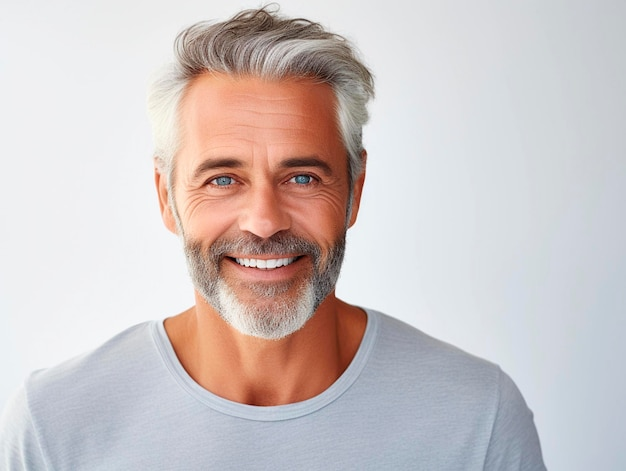
#> input picture image/1.jpg, 626 x 471 px
$ python ecrire_img.py
#> lines starting #> are read from the running program, lines starting #| are printed output that depends on the picture
from PIL import Image, ImageFont, ImageDraw
img = Image.open("image/1.jpg")
#> img is the input picture: PIL image 626x471 RGB; mean R, G, B 206.3, 197.3, 196.9

ft=ImageFont.truetype("arial.ttf",150)
text= "bonjour"
img_draw = ImageDraw.Draw(img)
img_draw.text((300,300),text,font=ft,fill=(255, 255, 255, 255))
img.show()
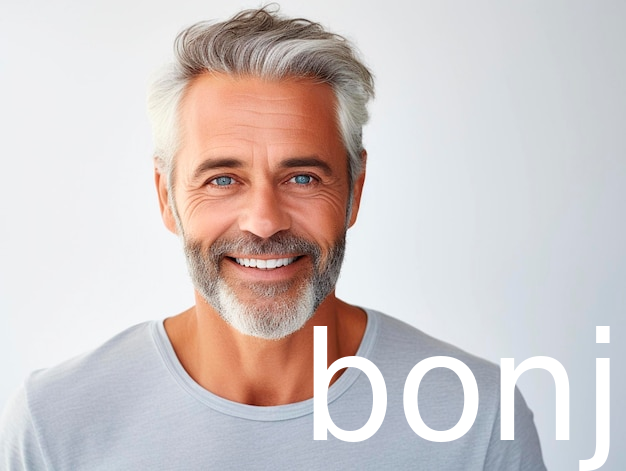
#> shown: PIL image 626x471 RGB; mean R, G, B 209.2, 200.2, 199.6

$ run again, with image/2.jpg copied over image/1.jpg
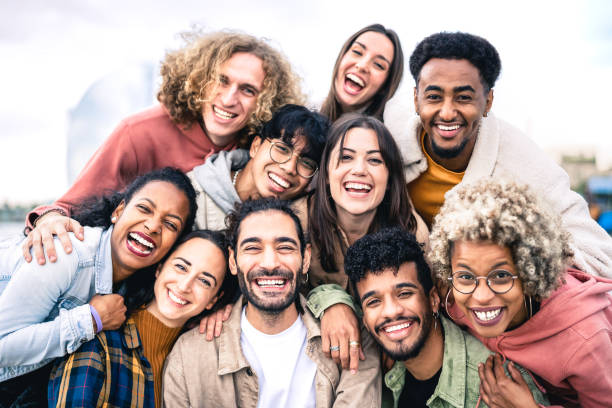
#> input picture image/2.jpg, 612 x 408 px
#> img is the input picture: PIL image 612x408 RGB; mean R, G, B 181.9, 161.2, 156.2
#> `img.show()`:
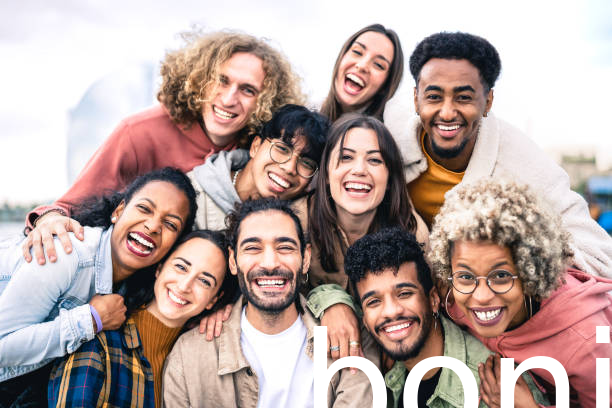
#> shown: PIL image 612x408 RGB; mean R, G, B 184.6, 164.8, 160.1

$ run again, with image/Bieber_0.jpg copied over image/1.jpg
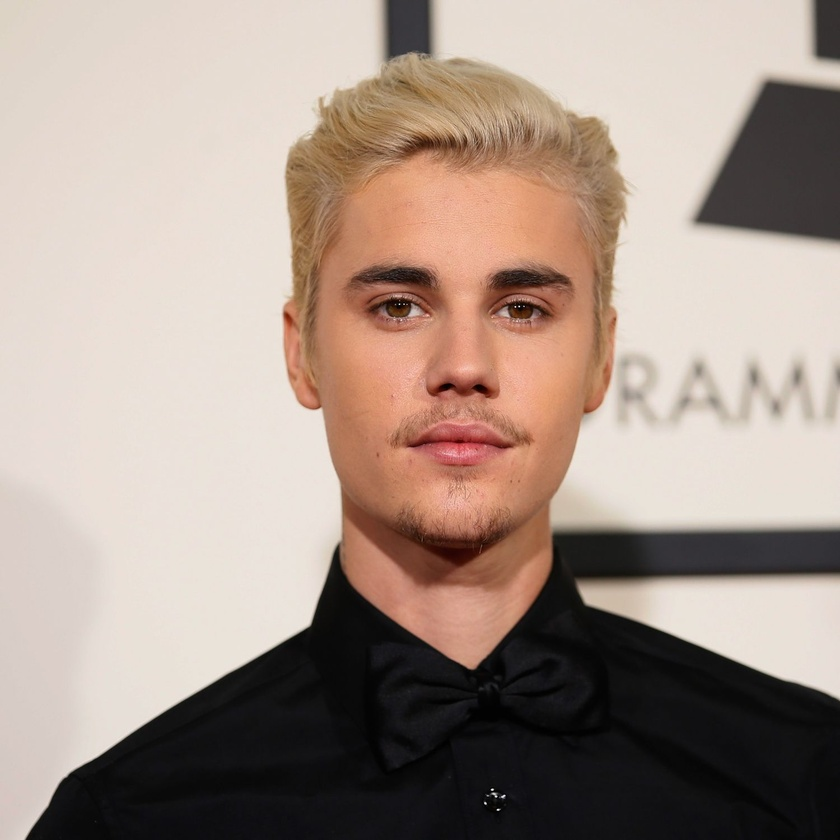
#> input picture image/Bieber_0.jpg, 840 x 840 px, shrunk from 1500 x 1500 before the run
#> img is the input picture: PIL image 840x840 RGB; mean R, G, B 166, 148.5, 137.9
#> `img.show()`:
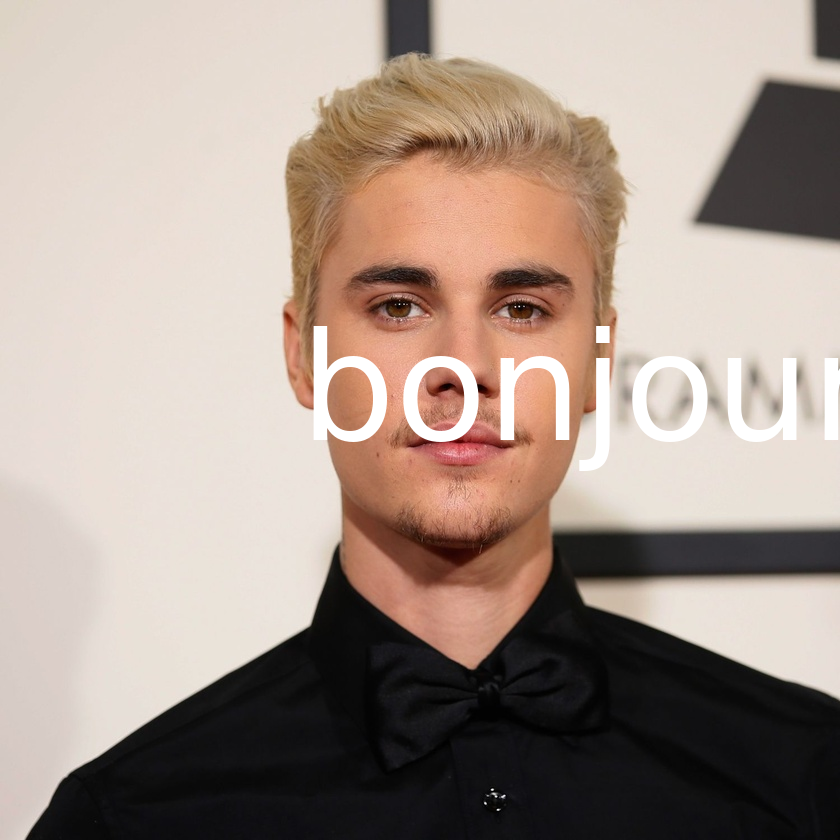
#> shown: PIL image 840x840 RGB; mean R, G, B 167.1, 150.6, 140.5

$ run again, with image/bieber.jpg copied over image/1.jpg
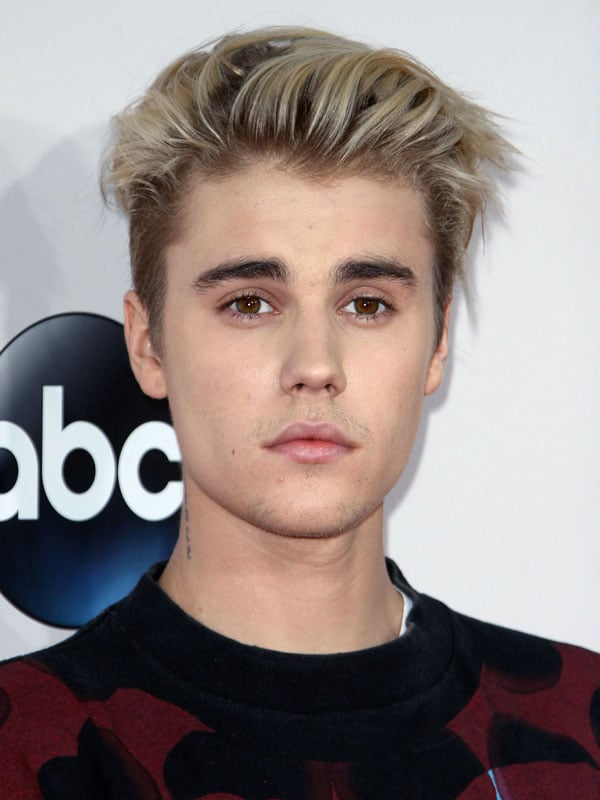
#> input picture image/bieber.jpg, 600 x 800 px
#> img is the input picture: PIL image 600x800 RGB; mean R, G, B 144.5, 132.2, 129.8
#> `img.show()`:
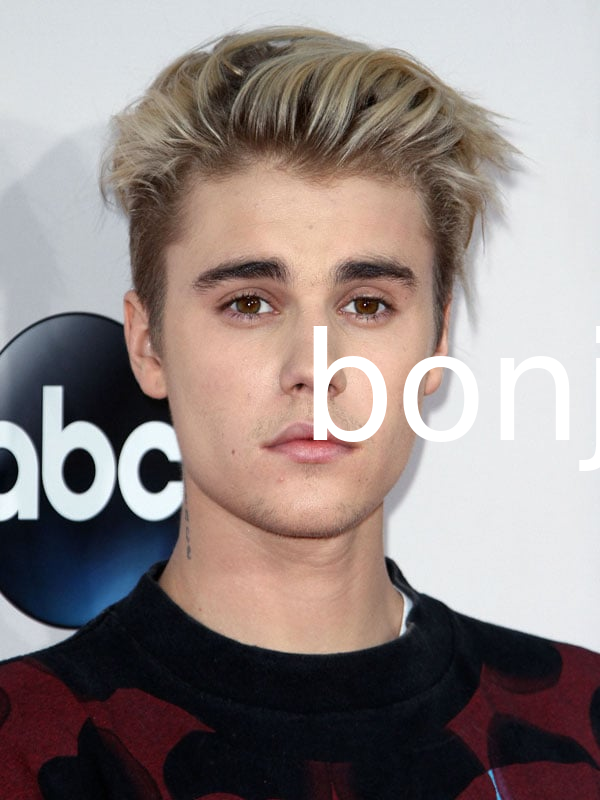
#> shown: PIL image 600x800 RGB; mean R, G, B 145.2, 133.3, 131.1
